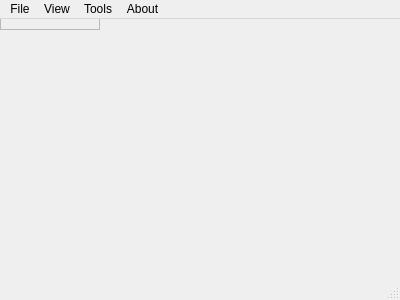
<?xml version="1.0" encoding="UTF-8"?>
<ui version="4.0">
 <class>QuocImageViewer</class>
 <widget class="QMainWindow" name="QuocImageViewer">
  <property name="geometry">
   <rect>
    <x>0</x>
    <y>0</y>
    <width>400</width>
    <height>300</height>
   </rect>
  </property>
  <property name="mouseTracking">
   <bool>true</bool>
  </property>
  <property name="windowTitle">
   <string>Quoc Image Viewer</string>
  </property>
  <widget class="QScrollArea" name="scrollArea">
   <property name="mouseTracking">
    <bool>true</bool>
   </property>
   <widget class="AspectRatioPixmapLabel" name="imageLabel">
    <property name="geometry">
     <rect>
      <x>0</x>
      <y>0</y>
      <width>6</width>
      <height>16</height>
     </rect>
    </property>
    <property name="mouseTracking">
     <bool>true</bool>
    </property>
    <property name="text">
     <string/>
    </property>
    <property name="scaledContents">
     <bool>false</bool>
    </property>
   </widget>
  </widget>
  <widget class="QMenuBar" name="menubar">
   <property name="geometry">
    <rect>
     <x>0</x>
     <y>0</y>
     <width>400</width>
     <height>22</height>
    </rect>
   </property>
   <widget class="QMenu" name="menuFile">
    <property name="title">
     <string>File</string>
    </property>
    <addaction name="actionLoad"/>
    <addaction name="actionReload"/>
    <addaction name="actionSaveAs"/>
    <addaction name="actionExit"/>
   </widget>
   <widget class="QMenu" name="menuView">
    <property name="title">
     <string>View</string>
    </property>
    <addaction name="actionNextFile"/>
    <addaction name="actionPrevFile"/>
    <addaction name="actionShowInfo"/>
    <addaction name="actionPlotHistogram"/>
    <addaction name="actionPlotCrossSection"/>
    <addaction name="actionFitToWindow"/>
    <addaction name="actionZoomIn"/>
    <addaction name="actionZoomOut"/>
   </widget>
   <widget class="QMenu" name="menuAbout">
    <property name="title">
     <string>About</string>
    </property>
    <addaction name="actionAboutQt"/>
   </widget>
   <widget class="QMenu" name="menuTools">
    <property name="title">
     <string>Tools</string>
    </property>
    <widget class="QMenu" name="menuRGBToGray">
     <property name="title">
      <string>RGB to Gray</string>
     </property>
     <addaction name="actionRGBToGrayLuminance"/>
     <addaction name="actionRGBToGrayAverage"/>
     <addaction name="actionRGBToGrayLightness"/>
    </widget>
    <addaction name="actionEnhanceContrast"/>
    <addaction name="actionAutoContrast"/>
    <addaction name="actionGrayValuesToHSV"/>
    <addaction name="menuRGBToGray"/>
    <addaction name="actionCrop"/>
    <addaction name="actionFourierPowerSpectrum"/>
    <addaction name="actionLogScale"/>
   </widget>
   <addaction name="menuFile"/>
   <addaction name="menuView"/>
   <addaction name="menuTools"/>
   <addaction name="menuAbout"/>
  </widget>
  <widget class="QStatusBar" name="statusbar">
   <property name="enabled">
    <bool>true</bool>
   </property>
  </widget>
  <action name="actionLoad">
   <property name="text">
    <string>Load...</string>
   </property>
   <property name="iconText">
    <string>Load...</string>
   </property>
   <property name="toolTip">
    <string>Load 2D Quoc Array</string>
   </property>
   <property name="shortcut">
    <string>L</string>
   </property>
   <property name="autoRepeat">
    <bool>false</bool>
   </property>
  </action>
  <action name="actionExit">
   <property name="text">
    <string>Exit</string>
   </property>
  </action>
  <action name="actionNextFile">
   <property name="text">
    <string>Next File</string>
   </property>
   <property name="shortcut">
    <string>PgDown</string>
   </property>
  </action>
  <action name="actionPrevFile">
   <property name="text">
    <string>Prev File</string>
   </property>
   <property name="shortcut">
    <string>PgUp</string>
   </property>
  </action>
  <action name="actionShowInfo">
   <property name="text">
    <string>Data Info</string>
   </property>
   <property name="shortcut">
    <string>I</string>
   </property>
   <property name="autoRepeat">
    <bool>false</bool>
   </property>
  </action>
  <action name="actionEnhanceContrast">
   <property name="text">
    <string>Enhance Contrast</string>
   </property>
   <property name="whatsThis">
    <string/>
   </property>
   <property name="shortcut">
    <string>C</string>
   </property>
  </action>
  <action name="actionPlotHistogram">
   <property name="text">
    <string>Histogram</string>
   </property>
   <property name="shortcut">
    <string>H</string>
   </property>
   <property name="autoRepeat">
    <bool>false</bool>
   </property>
  </action>
  <action name="actionAboutQt">
   <property name="text">
    <string>About Qt</string>
   </property>
  </action>
  <action name="actionFitToWindow">
   <property name="checkable">
    <bool>true</bool>
   </property>
   <property name="checked">
    <bool>true</bool>
   </property>
   <property name="text">
    <string>Fit to window</string>
   </property>
  </action>
  <action name="actionIncrease_Zoom">
   <property name="text">
    <string>Increase Zoom</string>
   </property>
  </action>
  <action name="actionZoomIn">
   <property name="text">
    <string>Zoom In</string>
   </property>
   <property name="shortcut">
    <string>+</string>
   </property>
  </action>
  <action name="actionZoomOut">
   <property name="text">
    <string>Zoom Out</string>
   </property>
   <property name="shortcut">
    <string>-</string>
   </property>
  </action>
  <action name="actionGrayValuesToHSV">
   <property name="text">
    <string>Gray to HSV Colormap</string>
   </property>
   <property name="toolTip">
    <string>Convert gray values to HSV Color Map</string>
   </property>
   <property name="autoRepeat">
    <bool>false</bool>
   </property>
  </action>
  <action name="actionAutoContrast">
   <property name="checkable">
    <bool>true</bool>
   </property>
   <property name="checked">
    <bool>false</bool>
   </property>
   <property name="text">
    <string>Auto Contrast</string>
   </property>
  </action>
  <action name="actionPlotCrossSection">
   <property name="text">
    <string>Plot Cross Section</string>
   </property>
   <property name="toolTip">
    <string>Show 1D plot of cross section of selected frame diagonal with image</string>
   </property>
   <property name="shortcut">
    <string>P</string>
   </property>
   <property name="autoRepeat">
    <bool>false</bool>
   </property>
  </action>
  <action name="actionCrop">
   <property name="text">
    <string>Crop</string>
   </property>
   <property name="shortcut">
    <string>Ctrl+C</string>
   </property>
   <property name="autoRepeat">
    <bool>false</bool>
   </property>
  </action>
  <action name="actionReload">
   <property name="text">
    <string>Reload</string>
   </property>
   <property name="shortcut">
    <string>R</string>
   </property>
   <property name="autoRepeat">
    <bool>false</bool>
   </property>
  </action>
  <action name="actionSaveAs">
   <property name="text">
    <string>Save as...</string>
   </property>
   <property name="iconText">
    <string>Save as...</string>
   </property>
   <property name="toolTip">
    <string>Save as...</string>
   </property>
   <property name="shortcut">
    <string>Ctrl+S</string>
   </property>
   <property name="autoRepeat">
    <bool>false</bool>
   </property>
  </action>
  <action name="actionRGBToGrayLuminance">
   <property name="text">
    <string>Luminance</string>
   </property>
   <property name="toolTip">
    <string>Converts RGB values to perceived luminance: Gray=0.21R+0.72G+0.07B</string>
   </property>
   <property name="statusTip">
    <string/>
   </property>
   <property name="autoRepeat">
    <bool>false</bool>
   </property>
  </action>
  <action name="actionRGBToGrayAverage">
   <property name="text">
    <string>Average</string>
   </property>
   <property name="toolTip">
    <string>Converts RGB values to average: Gray=(R+G+B)/3</string>
   </property>
   <property name="statusTip">
    <string/>
   </property>
   <property name="autoRepeat">
    <bool>false</bool>
   </property>
  </action>
  <action name="actionRGBToGrayLightness">
   <property name="text">
    <string>Lightness</string>
   </property>
   <property name="toolTip">
    <string>Converts RGB values to HSL lightness: Gray=(min(R,G,B)+max(R,G,B))/2</string>
   </property>
   <property name="statusTip">
    <string/>
   </property>
   <property name="autoRepeat">
    <bool>false</bool>
   </property>
  </action>
  <action name="actionFourierPowerSpectrum">
   <property name="text">
    <string>Fourier power spectrum</string>
   </property>
  </action>
  <action name="actionLogScale">
   <property name="checkable">
    <bool>false</bool>
   </property>
   <property name="text">
    <string>Log Scale</string>
   </property>
  </action>
 </widget>
 <customwidgets>
  <customwidget>
   <class>AspectRatioPixmapLabel</class>
   <extends>QLabel</extends>
   <header>aspectratiopixmaplabel.hpp</header>
  </customwidget>
 </customwidgets>
 <resources/>
 <connections>
  <connection>
   <sender>actionExit</sender>
   <signal>triggered()</signal>
   <receiver>QuocImageViewer</receiver>
   <slot>close()</slot>
   <hints>
    <hint type="sourcelabel">
     <x>-1</x>
     <y>-1</y>
    </hint>
    <hint type="destinationlabel">
     <x>199</x>
     <y>149</y>
    </hint>
   </hints>
  </connection>
 </connections>
</ui>
